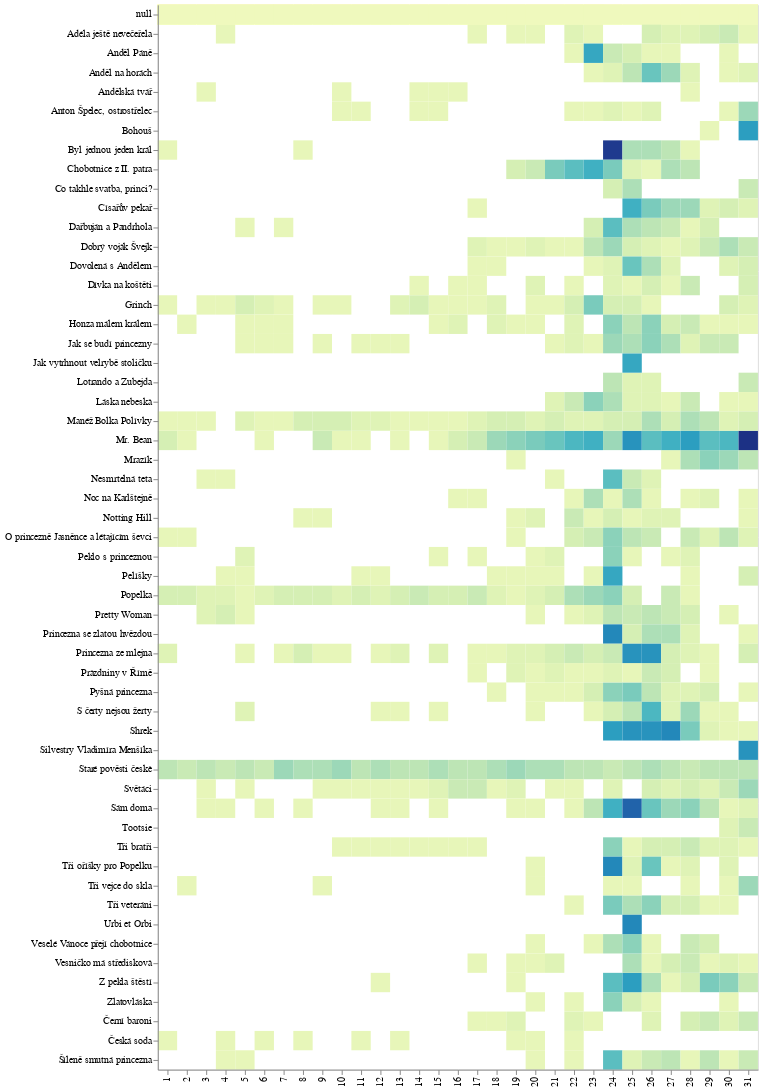

The cell this chart's notebook holds for it:
### Code cell
alt.Chart(
    do_grafu
).mark_rect().encode(
    alt.X('den:N', axis=alt.Axis(title=None)),
    alt.Y('co:N', axis=alt.Axis(title=None)),
    alt.Color('len:Q', legend=None)
)

### Figure 1 — Vega-Lite specification as saved in the notebook (floating-point values rounded to 4 significant figures; data arrays with more than 128 entries replaced by an {"elided": "..."} marker saying what was removed)
{"config": {"view": {"continuousWidth": 300, "continuousHeight": 300}}, "data": {"name": "data-f3690e5feeb44406f7b55135ba9752fe"}, "mark": {"type": "rect"}, "encoding": {"color": {"field": "len", "legend": null, "type": "quantitative"}, "x": {"axis": {"title": null}, "field": "den", "type": "nominal"}, "y": {"axis": {"title": null}, "field": "co", "type": "nominal"}}, "$schema": "https://vega.github.io/schema/vega-lite/v5.8.0.json", "datasets": {"data-f3690e5feeb44406f7b55135ba9752fe": {"elided": "1705 records"}}}
